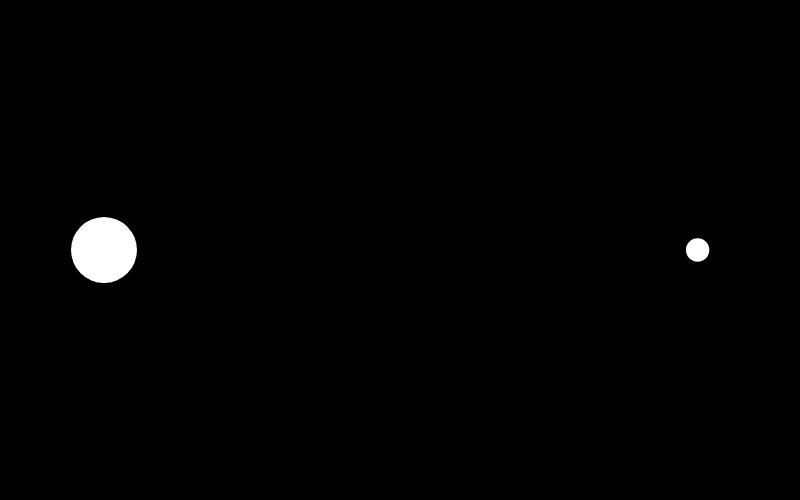
Frame 1 (no input)
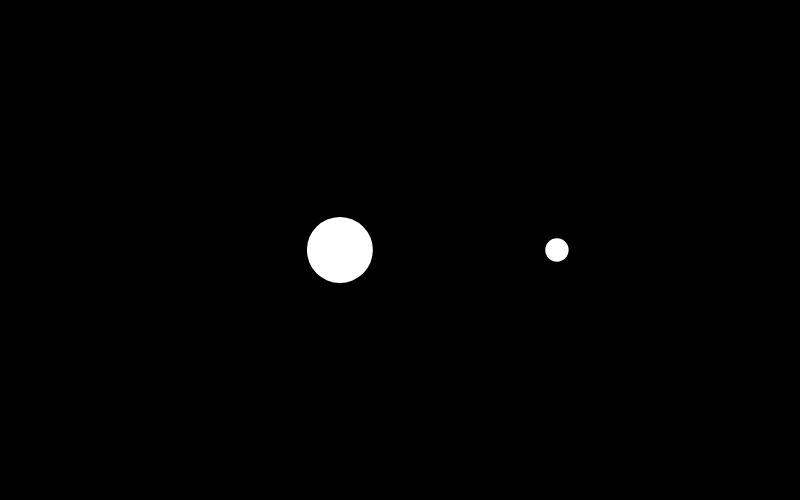
Frame 60 (no input)
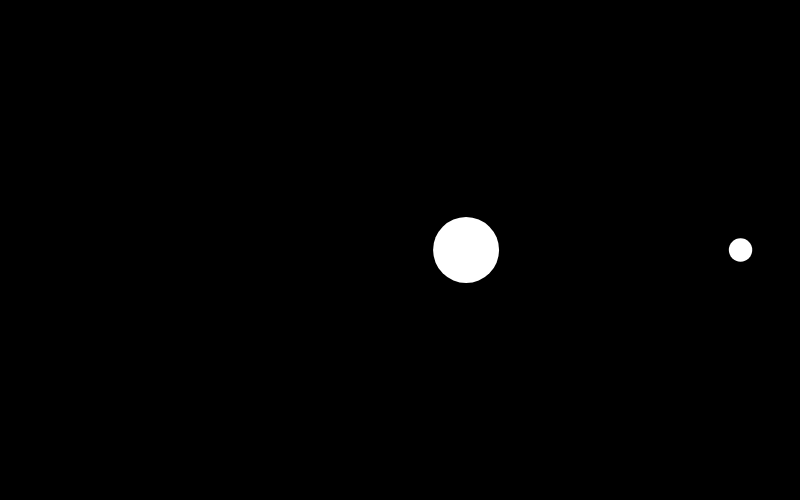
Frame 120 (the mouse pressed at the canvas centre since frame 60)

The p5.js sketch that drew these frames (run headless with seeded random() and noise() and a simulated clock; from frame 60 on, the mouse is pressed at the canvas centre):

// p5.js sketch
// ── sketch.js
var particles = [];


function setup() {
  createCanvas(800, 500);
  background(0);

  particles.push(new Particle(100, height / 2, random(1, 15))); // (x,y,mass)
  particles.push(new Particle(700, height / 2, random(1, 15))); // (x,y,mass)
  particles[0].vel.x = random(1,5);
  particles[1].vel.x = -random(1,5);
}


function draw() {
  background(0);

  for (var a = 0; a < particles.length; a++) {
    for (var b = 0; b < particles.length; b++) {
      if (a != b) {
        particles[a].checkCollision(particles[b]);
      }
    }
    particles[a].update();
    particles[a].checkEdges();
    particles[a].display();
  }
}
// ── Particle.js
"use strict";

class Particle {
  constructor(x, y, m) {
    this.pos = createVector(x, y);
    this.vel = createVector(0, 0);
    this.acc = createVector(0, 0);
    this.mass = m;
    this.rad = 3 * this.mass;
    this.color = color(255);
  }
  applyForce(f) {
    f.div(this.mass);
    this.acc.add(f);
  }
  checkCollision(other) {
    var distance = this.pos.dist(other.pos);
    if (distance < this.rad + other.rad) {
      this.color = color(255,0,0);
      
      var force = p5.Vector.sub(other.pos, this.pos);
      force.mult(-1);
      force.mult(0.1);
      this.applyForce(force);
      
      var force = p5.Vector.sub(this.pos, other.pos);
      force.mult(-1);
      force.mult(0.1);
      other.applyForce(force);
      
    } else {
      this.color = color(255);
    }
  }
  checkEdges() {
    if (this.pos.x < 0) {
      this.pos.x = 0;
      this.vel.x = -this.vel.x;
    } else if (this.pos.x > width) {
      this.pos.x = width;
      this.vel.x = -this.vel.x;
    }
    if (this.pos.y < 0) {
      this.pos.y = 0;
      this.vel.y = -this.vel.y;
    } else if (this.pos.y > height) {
      this.pos.y = height;
      this.vel.y = -this.vel.y;
    }
  }
  update() {
    this.vel.add(this.acc);
    this.pos.add(this.vel);
    this.acc.mult(0);
  }
  display() {
    push();
    translate(this.pos.x, this.pos.y);
    noStroke();
    fill(this.color);
    ellipse(0, 0, this.rad * 2, this.rad * 2);
    pop();
  }
}
